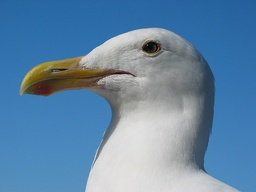
#> input picture src/images/seagull.jpg, 256 x 192 px, shrunk from 960 x 720 before the run
$ python 07_5_03_DL-and-GPU._5.py
#> lines starting #> are read from the running program, lines starting #| are printed output that depends on the picture
# -*- coding: utf-8 -*-
"""
Step 5/10: E. Convolutional Neural Network (CNN) 개요
원본: 03_DL-and-GPU.ipynb (단계별로 재구성)
"""

# %%
import numpy as np
import matplotlib.pyplot as plt


def relu(x):
    return np.maximum(0, x)

# %% [markdown]
# ### E. Convolutional Neural Network (CNN) 개요

# %% [markdown]
# 합성곱 신경망 (CNN)이란?
# * 이미지처럼 공간적인 구조를 가진 데이터를 처리하기 위해 설계된 신경망
# * 이미지를 2차원 또는 3차원 형태로 유지하면서 주변 픽셀 사이의 패턴을 추출
# * 커널(Kernel)을 활용한 합성곱(Convolution) 연산을 통해 이미지의 특징을 추출
# * 합성곱의 결과로 특징 맵 (Feature Map)을 생성
# * 풀링(Pooling)을 통해 중요한 특징은 유지하면서 데이터 크기를 줄여 연산 효율을 높임
# * 추출된 특징을 바탕으로 이미지 분류, 객체 탐지, 얼굴 인식 등 다양한 컴퓨터 비전 분야에서 활용됨

# %% [markdown]
# 특징 맵 (Feature Map):
# * 합성곱(Convolution) 연산의 결과로 생성되는 특징 표현
# * 입력 이미지의 특정 특징을 강조하여 나타냄
# * 하나의 Kernel당 하나의 Feature Map이 생성됨
# * 생성된 Feature Map은 다음 층의 입력으로 사용되어 더 복잡한 특징을 학습
#
# 특징 맵 (Feature Map)의 값:
# * 해당 위치에서 Filter가 찾는 패턴이 얼마나 강하게 나타나는지를 의미
#   * 큰 양수  →  Filter 패턴과 유사한 특징이 강하게 존재
#   * 0에 가까운 값  →  특징이 거의 없음
#   * 큰 음수  →  Filter 패턴과 반대 방향의 특징이 존재
# * CNN에서는 합성곱 결과에 ReLU를 적용하는 경우가 많음
#   * 음수 값은 0으로 변환, 양수 값은 유지

# %% [markdown]
# ####  Feature Map 생성

# %% [markdown]
# 이전 세션에서 다룬 이미지 전처리 과정인 필터링(Filtering)과 마찬가지로, CNN에서도 이미지 위에서 격자 형태의 커널(Kernel)을 움직이며 합성곱을 계산합니다. 그 결과, 이미지의 핵심 특징이 담긴 Feature Map이 생성됩니다.
#
# 연산의 첫 과정은 기존 필터링과 동일합니다. 원하는 특징을 추출하기 위해 적절한 크기의 커널을 정의한 뒤, 이미지 위를 이동하며 합성곱을 계산합니다. 그 이후 CNN에서는 활성화 함수인 ReLU를 적용하여, 원치 않는 특성(음수 값)은 0으로 처리하고 유의미한 특성(양수 값)은 그대로 유지합니다.

# %% [markdown]
# 우선 필수 라이브러리를 import 합니다. `NumPy`와 `matplotlib`는 위 과정에서 이미 import 했으니, 이미지를 불러오기 위한 `OpenCV` 라이브러리를 import 합시다.

# %%
import os

import cv2

# %% [markdown]
# Feature Map 실습을 위한 이미지를 불러옵니다.

# %%
# 스크립트 파일 위치를 기준으로 절대 경로를 구성하여, 어느 작업 디렉터리에서
# 실행하더라도 이미지를 정상적으로 찾을 수 있도록 한다.
SCRIPT_DIR = os.path.dirname(os.path.abspath(__file__))
img_path = os.path.join(SCRIPT_DIR, "src/images/seagull.jpg")

img_bgr = cv2.imread(img_path)
#> img_bgr is the input picture: shape (192, 256, 3); mean B, G, R 166.9, 134.4, 97.4

if img_bgr is None:
    raise FileNotFoundError(f"이미지를 읽을 수 없습니다: {img_path}")

img_rgb = cv2.cvtColor(img_bgr, cv2.COLOR_BGR2RGB)

# 새 figure를 명시적으로 생성하여 이후에 그릴 흑백 이미지와 창이 겹치지 않도록 한다.
plt.figure()
plt.imshow(img_rgb)
plt.title("Original Image (RGB)")
plt.axis("off")

# %% [markdown]
# 오늘 추출할 특징은 edge이므로 색상 정보는 불필요합니다. 그러므로 이미지를 흑백으로 변환합시다.

# %%
img_gray = cv2.cvtColor(img_bgr, cv2.COLOR_BGR2GRAY)

plt.figure()
plt.imshow(img_gray, cmap="gray")
plt.title("Grayscale Image")
plt.axis("off")

# %% [markdown]
# 이제, 2차원 이미지에 하나의 CNN 필터를 적용하는 함수를 정의합니다.

# %% [markdown]
# 필터를 적용하게 되면 입력 이미지의 크기, 커널의 크기, stride와 padding 값에 따라 최종 출력 이미지의 크기가 결정됩니다.
#
# $H: \hspace{4pt}$ 입력 이미지 높이
# $W: \hspace{4pt}$ 입력 이미지 너비
# $P: \hspace{4pt}$ Padding 픽셀 값
# $K: \hspace{4pt}$ 커널 크기
# $S: \hspace{4pt}$ Stride 픽셀 값
#
# $$
# height \hspace{4pt} = \hspace{4pt}
# \lfloor \frac{H+2P-K}{S} \rfloor \hspace{2pt} + \hspace{2pt} 1
# $$
#
# $$
# width \hspace{4pt} = \hspace{4pt}
# \lfloor \frac{W+2P-K}{S} \rfloor \hspace{2pt} + \hspace{2pt} 1
# $$

# %%
def convolution2d(image, kernel, bias=0.0, stride=1, padding=0):
    """
    2차원 이미지에 하나의 CNN 필터를 적용.

    Parameters
    ----------
    image : np.ndarray
        입력 이미지, shape = (height, width)
    kernel : np.ndarray
        CNN 필터, shape = (kernel_height, kernel_width)
    bias : float
        필터 출력에 더할 편향
    stride : int
        필터가 이동하는 간격
    padding : int
        입력 이미지 가장자리에 추가할 픽셀의 개수

    Returns
    -------
    output : np.ndarray
        편향까지 적용된 convolution 결과
    """
#> called with kernel = array of shape (3, 3), bias = -0.2, stride = 1, padding = 1

    image_height, image_width = image.shape
#> image_height = 192; image_width = 256
    kernel_height, kernel_width = kernel.shape

    # 이미지 가장자리에 zero padding 적용
    padded_image = np.pad(
        image,
        ((padding, padding), (padding, padding)),
        mode="constant",
        constant_values=0
    )
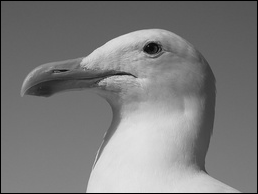
#> padded_image: shape (194, 258) float32; min 0, max 0.89, mean 0.489

    # (H, W: 입력 이미지 높이 및 너비, P: Padding 픽셀 값, S: Stride 픽셀 값)
    # Convolution 출력 이미지 높이 = floor((H + 2P - K) / S) + 1
    output_height = (padded_image.shape[0] - kernel_height) // stride + 1
#> output_height = 192

    # Convolution 출력 이미지 너비 = floor((W + 2P - K) / S) + 1
    output_width = (padded_image.shape[1] - kernel_width) // stride + 1
#> output_width = 256

    # 계산한 크기로 출력 이미지 준비
    output = np.zeros((output_height, output_width), dtype=np.float32)

    # 커널을 움직이며 필터 적용
    for output_y in range(output_height):
        for output_x in range(output_width):
            # 커널을 적용할 이미지 영역의 좌측상단
            start_y = output_y * stride
            start_x = output_x * stride

            # 커널을 적용할 이미지 영역을 crop
            image_region = padded_image[
                start_y:start_y + kernel_height,
                start_x:start_x + kernel_width
            ]

            # 필터를 적용하여 가중합 계산
            weighted_sum = np.sum(image_region * kernel)

            # 편향 적용
            output[output_y, output_x] = weighted_sum + bias

    return output

# %% [markdown]
# 이제 CNN의 가중치와 편향을 구해야 합니다. 하지만 이번 실습에서는 모델을 직접 학습시키는 대신, 커널을 통해 Edge를 추출한 Feature Map을 생성하고 확인해 보는 것이 목적이므로 가중치와 편향을 직접 설정하겠습니다.
#
# CNN에서의 가중치와 편향이 무엇을 의미할까요?
# * CNN의 가중치: 적용할 필터(커널) 각 칸의 값
# * CNN의 편향: 약한 특징을 무시하거나 증폭시키기 위한 값

# %% [markdown]
# 우선 CNN의 가중치를 설정합시다.
#
# 이전 세션의 Sobel Filter 과정에서 배운 것처럼, 가로와 세로 방향의 edge를 검출하기 위한 커널을 각각 정의해봅시다.

# %%
# x축 방향 edge (세로 선) 검출 필터
dx_edge_filter = np.array(
    [
        [-1, 0, 1],
        [-1, 0, 1],
        [-1, 0, 1]
    ],
    dtype=np.float32
)

# y축 방향 edge (가로 선) 검출 필터
dy_edge_filter = np.array(
    [
        [-1, -1, -1],
        [0, 0, 0],
        [1, 1, 1]
    ],
    dtype=np.float32
)

# %% [markdown]
# 그 다음, CNN의 편향도 설정해봅시다.
#
# 가로/세로 선 검출 시, 너무 약한 특징은 무시하도록 합시다.

# %%
# 너무 약한 특징 (0.2 이하)은 무시
dx_bias = -0.2
dy_bias = -0.2

# %% [markdown]
# 최종적으로, 이미지에 가중치(필터)와 편향을 적용하는 `convolution2d()` 함수와 앞서 정의한 활성화 함수(ReLU)를 적용하는 `relu()` 함수를 사용하여 Feature Map을 생성합니다.

# %%
# 딥러닝 모델에서 더 안정적인 계산을 위해 이미지를 실수(float32)로 변환
input_image = img_gray.astype(np.float32) / 255.

# 가중치와 편향을 적용하여 세로 edge를 검출한 Feature Map 생성
vertical_output = convolution2d(
    image=input_image,
    kernel=dx_edge_filter,
    bias=dx_bias,
    stride=1,
    padding=1
)

# 가중치와 편향을 적용하여 가로 edge를 검출한 Feature Map 생성
horizontal_output = convolution2d(
    image=input_image,
    kernel=dy_edge_filter,
    bias=dy_bias,
    stride=1,
    padding=1
)

# 활성화 함수 (ReLU) 적용
vertical_feature_map = relu(vertical_output)
horizontal_feature_map = relu(horizontal_output)

# %%
plt.figure(figsize=(15,8))

plt.subplot(2,3,1), plt.imshow(input_image, cmap="gray"), plt.title("Input Image")
plt.subplot(2,3,2), plt.imshow(vertical_output, cmap="gray"), plt.title("Vertical: Convolution + Bias")
plt.subplot(2,3,3), plt.imshow(vertical_feature_map, cmap="gray"), plt.title("Vertical Feature Map + ReLU")
plt.subplot(2,3,4), plt.imshow(input_image, cmap="gray"), plt.title("Input Image")
plt.subplot(2,3,5), plt.imshow(horizontal_output, cmap="gray"), plt.title("Horizontal: Convolution + Bias")
plt.subplot(2,3,6), plt.imshow(horizontal_feature_map, cmap="gray"), plt.title("Horizontal Feature Map + ReLU")

for ax in plt.gcf().axes:
    ax.axis("off")

# %% [markdown]
# ReLU를 사용하면 필터가 적용된 결과에서 음수 값을 무시하게 됩니다.
# 가로/세로 edge 필터를 적용한 결과에서 부호(+/-)는 edge의 방향 정보를 담고 있습니다.
#
# 현재 적용한 필터를 예로 들어봅시다.
#
# $$
# \begin{bmatrix}
# -1 & 0 & 1 \\
# -1 & 0 & 1 \\
# -1 & 0 & 1
# \end{bmatrix}
# $$
#
# 이와 같은 경우, 양수 결과 값은 왼쪽이 어둡고 오른쪽이 밝다는 의미입니다. 음수 결과 값은 반대로 왼쪽이 밝고 오른쪽이 어둡다는 정보를 갖고 있습니다.
# ReLU 함수를 적용하면 오직 오른쪽이 왼쪽보다 급격히 밝아지는 영역만 검출하게 됩니다. 이런 결과는 손글씨 인식과 같이 정확한 획의 형태를 파악하는 경우에 유용하게 사용됩니다.

# %% [markdown]
# 반대 방향 edge를 추출한 Feature Map도 시각화해봅시다.

# %%
# 딥러닝 모델에서 더 안정적인 계산을 위해 이미지를 실수(float32)로 변환
input_image = img_gray.astype(np.float32) / 255.

# 필터의 방향을 반대로 설정
dx_reverse_filter = -dx_edge_filter
dy_reverse_filter = -dy_edge_filter

# 가중치와 편향을 적용하여 세로 edge를 검출한 Feature Map 생성
vertical_reverse_output = convolution2d(
    image=input_image,
    kernel=dx_reverse_filter,
    bias=dx_bias,
    stride=1,
    padding=1
)
#> call 3 of convolution2d, with kernel = array of shape (3, 3), bias = -0.2, stride = 1, padding = 1
#> after the loop in convolution2d (call 3), `for output_y in range(output_height):`:
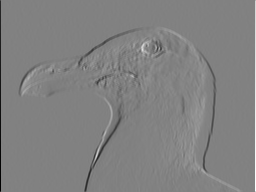
#> output: shape (192, 256) float32; min -1.73, max 1.28, mean -0.2; drawn with min black and max white

# 가중치와 편향을 적용하여 가로 edge를 검출한 Feature Map 생성
horizontal_reverse_output = convolution2d(
    image=input_image,
    kernel=dy_reverse_filter,
    bias=dy_bias,
    stride=1,
    padding=1
)
#> call 4 of convolution2d, with kernel = array of shape (3, 3), bias = -0.2, stride = 1, padding = 1
#> after the loop in convolution2d (call 4), `for output_y in range(output_height):`:
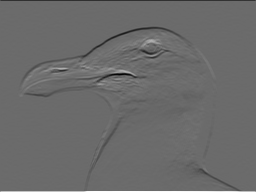
#> output: shape (192, 256) float32; min -2.13, max 2.45, mean -0.206; drawn with min black and max white

# 활성화 함수 (ReLU) 적용
vertical_reverse_feature_map = relu(vertical_reverse_output)
#> in relu (call 3), `return np.maximum(0, x)`:
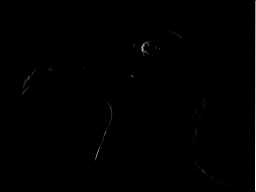
#> returned value: shape (192, 256) float32; min 0, max 1.28, mean 0.00544; drawn with min black and max white
horizontal_reverse_feature_map = relu(horizontal_reverse_output)

# %%
plt.figure(figsize=(15,8))

plt.subplot(2,3,1), plt.imshow(input_image, cmap="gray"), plt.title("Input Image")
plt.subplot(2,3,2), plt.imshow(vertical_output, cmap="gray"), plt.title("Vertical: Convolution + Bias")
plt.subplot(2,3,3), plt.imshow(vertical_reverse_feature_map, cmap="gray"), plt.title("Vertical Feature Map + ReLU")
plt.subplot(2,3,4), plt.imshow(input_image, cmap="gray"), plt.title("Input Image")
plt.subplot(2,3,5), plt.imshow(horizontal_output, cmap="gray"), plt.title("Horizontal: Convolution + Bias")
plt.subplot(2,3,6), plt.imshow(horizontal_reverse_feature_map, cmap="gray"), plt.title("Horizontal Feature Map + ReLU")

for ax in plt.gcf().axes:
    ax.axis("off")

# %% [markdown]
# 비교:

# %%
plt.figure(figsize=(15,8))

plt.subplot(2,3,1), plt.imshow(input_image, cmap="gray"), plt.title("Input Image")
plt.subplot(2,3,2), plt.imshow(vertical_feature_map, cmap="gray"), plt.title("Vertical Feature Map")
plt.subplot(2,3,3), plt.imshow(vertical_reverse_feature_map, cmap="gray"), plt.title("Vertical Feature Map (Reversed)")
plt.subplot(2,3,4), plt.imshow(input_image, cmap="gray"), plt.title("Input Image")
plt.subplot(2,3,5), plt.imshow(horizontal_feature_map, cmap="gray"), plt.title("Horizontal Feature Map")
plt.subplot(2,3,6), plt.imshow(horizontal_reverse_feature_map, cmap="gray"), plt.title("Horizontal Feature Map (Reversed)")

for ax in plt.gcf().axes:
    ax.axis("off")

# %% [markdown]
# 앞선 실습에서 확인한 방법으로, Smoothing 필터와 Sharpening 필터를 적용하여 Feature Map을 생성해봅시다.

# %%
# Smoothing/Sharpening 필터 정의 (이전 세션의 Box Filter, Sharpening Kernel과 동일)
smoothing_filter = np.array([
    [1, 1, 1],
    [1, 1, 1],
    [1, 1, 1],
], dtype=np.float32)

sharpening_filter = np.array([
    [0, -1, 0],
    [-1, 5, -1],
    [0, -1, 0],
], dtype=np.float32)

# Smoothing/Sharpening 필터 정규화 (필터 합이 1이 되도록)
# Sharpening filter는 합이 이미 1이므로 정규화해도 값이 그대로 유지된다.
smoothing_filter = smoothing_filter / smoothing_filter.sum()
sharpening_filter = sharpening_filter / sharpening_filter.sum()

# Smoothing/Sharpening 편향 정의 (밝기 보정이 필요하지 않으므로 0)
smoothing_bias = 0.0
sharpening_bias = 0.0

# convolution2d 함수를 사용하여 가중치와 편향 적용
smoothing_output = convolution2d(
    image=input_image,
    kernel=smoothing_filter,
    bias=smoothing_bias,
    stride=1,
    padding=1,
)
#> after the loop in convolution2d (call 5), `for output_y in range(output_height):`:
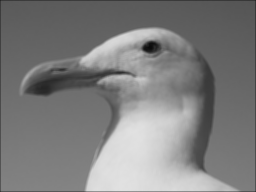
#> output: shape (192, 256) float32; min 0.0436, max 0.886, mean 0.495
sharpening_output = convolution2d(
    image=input_image,
    kernel=sharpening_filter,
    bias=sharpening_bias,
    stride=1,
    padding=1,
)
#> after the loop in convolution2d (call 6), `for output_y in range(output_height):`:
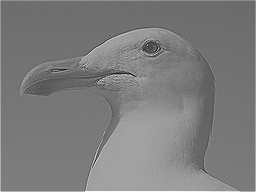
#> output: shape (192, 256) float32; min -0.733, max 1.79, mean 0.507; drawn with min black and max white

# 활성화 함수 적용 (음수 값 제거)
smoothing_feature_map = relu(smoothing_output)
sharpening_feature_map = relu(sharpening_output)
#> in relu (call 6), `return np.maximum(0, x)`:
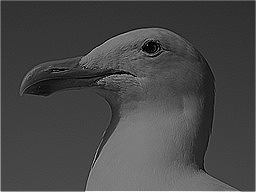
#> returned value: shape (192, 256) float32; min 0, max 1.79, mean 0.508; drawn with min black and max white


# 결과 시각화
plt.figure(figsize=(12,8))

plt.subplot(2,2,1), plt.imshow(input_image, cmap="gray"), plt.title("Input Image")
plt.subplot(2,2,2), plt.imshow(smoothing_output, cmap="gray", vmin=0, vmax=1), plt.title("Smoothing: Convolution + Bias")
plt.subplot(2,2,3), plt.imshow(input_image, cmap="gray"), plt.title("Input Image")
plt.subplot(2,2,4), plt.imshow(sharpening_output, cmap="gray", vmin=0, vmax=1), plt.title("Sharpening: Convolution + Bias")

for ax in plt.gcf().axes:
    ax.axis("off")

# %%
# 지금까지 생성한 모든 figure를 화면에 표시한다.
# (Jupyter 셀 단위 실행에서는 각 셀이 자동으로 그림을 표시하므로 생략해도 되지만,
#  일반 스크립트로 실행할 때는 plt.show()를 호출해야 창이 나타난다.)
plt.show()

# %% [markdown]
# ---

$ run again, with src/images/basketball.jpg copied over src/images/seagull.jpg
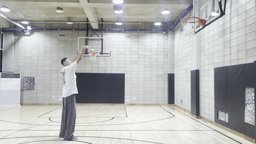
#> input picture src/images/basketball.jpg, 256 x 144 px, shrunk from 3840 x 2160 before the run
#> img_bgr is the input picture: shape (144, 256, 3); mean B, G, R 178, 178.6, 177.1
#> after the loop in convolution2d (call 6), `for output_y in range(output_height):`:
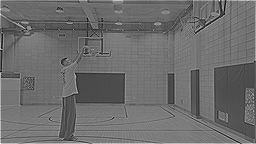
#> output: shape (144, 256) float32; min -0.831, max 2.78, mean 0.713; drawn with min black and max white
#> in relu (call 6), `return np.maximum(0, x)`:
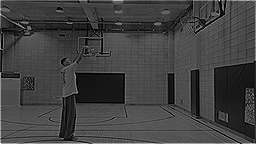
#> returned value: shape (144, 256) float32; min 0, max 2.78, mean 0.716; drawn with min black and max white
